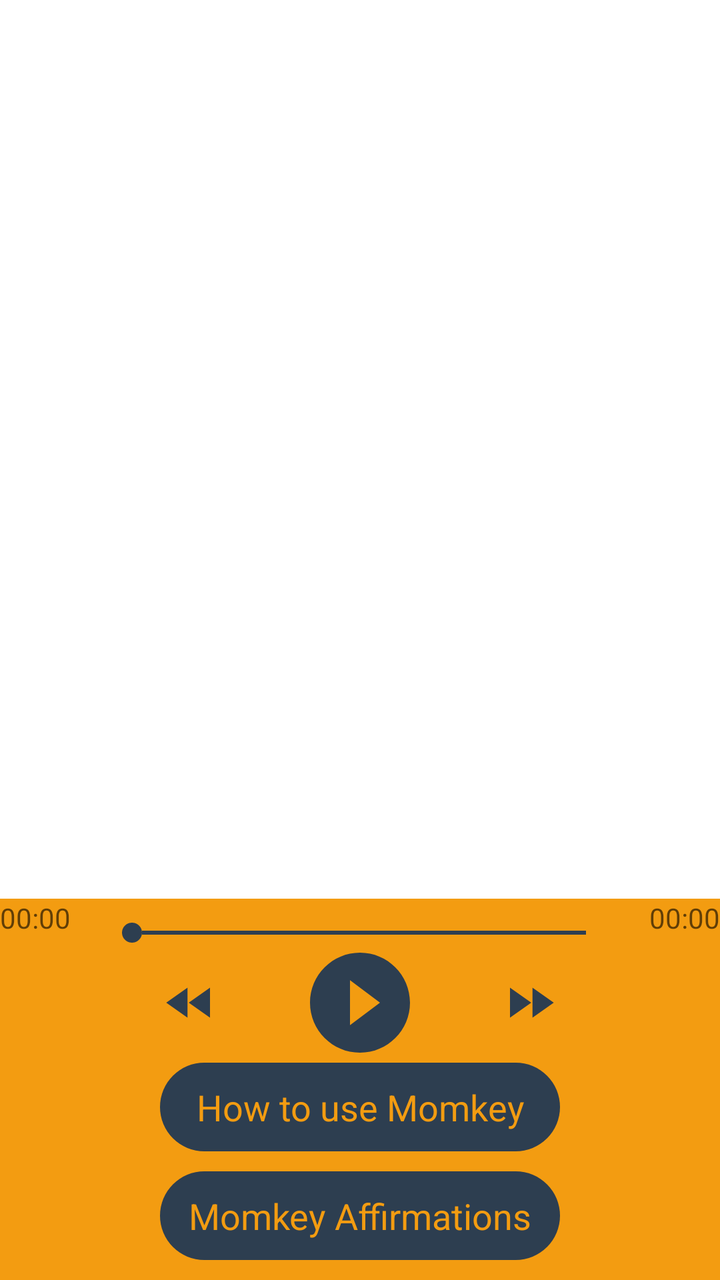
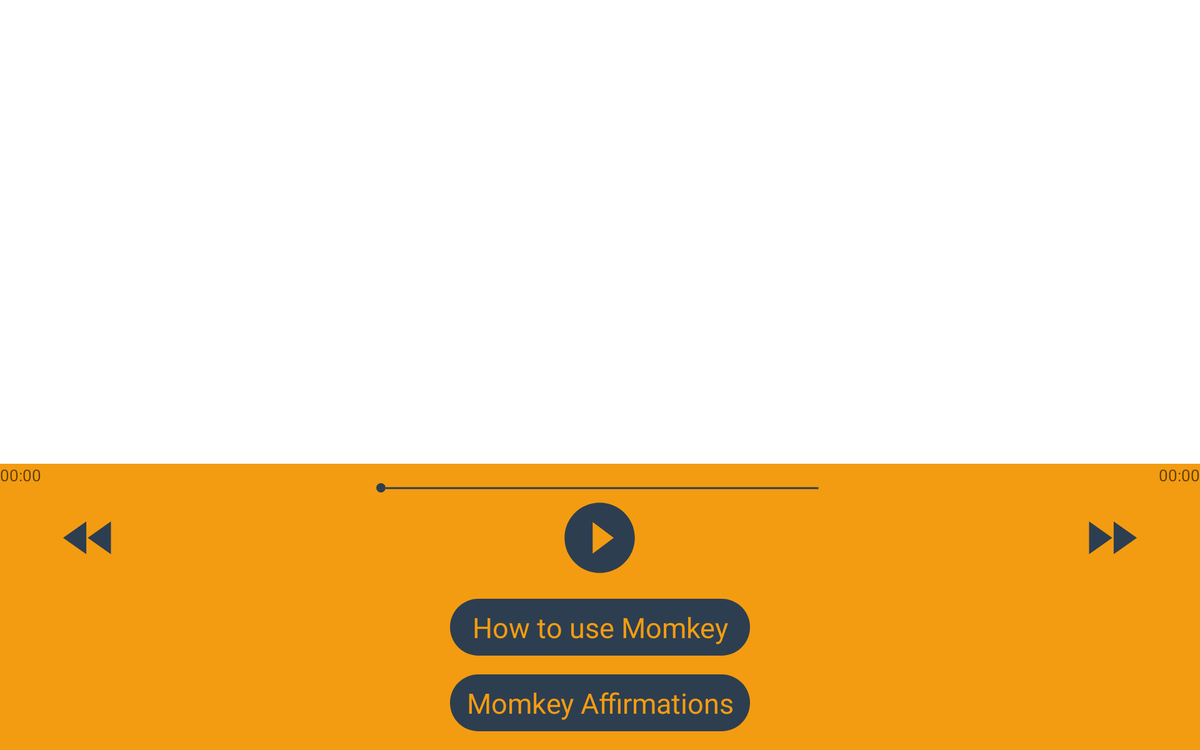

The same Android screen from two of the app's own layout files: first res/layout/ as a phone draws it, then the repository's variant for another configuration, drawn on a device whose configuration selects that folder. Both files follow.
<!-- AndroidManifest.xml: application theme AppTheme -->
<!-- res/layout/listen_fragment.xml -->
<?xml version="1.0" encoding="utf-8"?>
<RelativeLayout xmlns:android="http://schemas.android.com/apk/res/android"
    android:orientation="vertical" android:layout_width="match_parent"
    android:background="#fff"
    android:layout_height="match_parent">

    <RelativeLayout
        android:id="@+id/control"
        android:layout_width="match_parent"
        android:layout_height="wrap_content"
        android:background="@color/main_color"

        android:layout_alignParentBottom="true"
      >

<SeekBar
    android:id="@+id/seekBarDuration"
    android:layout_width="@dimen/seekbar_width"
    android:layout_height="wrap_content"
    android:progressDrawable="@drawable/progress_drawable"
    android:thumb="@drawable/thumb_drawable"
    android:layout_marginTop="@dimen/seekbar_marginTop"
    android:layout_alignParentTop="true"
    android:layout_centerHorizontal="true" />

        <RelativeLayout
            android:layout_width="match_parent"
            android:layout_height="wrap_content"
            android:layout_below="@+id/seekBarDuration"
            android:id="@+id/relativeLayout">
            <Button
                android:id="@+id/buttonPlay"
                android:layout_width="@dimen/floating_button"
                android:layout_height="@dimen/floating_button"
                android:layout_centerHorizontal="true"
                android:background="@drawable/play"
                android:layout_centerVertical="true"
                />
            <Button
                android:id="@+id/buttonBack"
                android:layout_width="@dimen/button_music"
                android:layout_height="@dimen/button_music"
                android:background="@drawable/back"
                android:layout_marginStart="@dimen/control_music_margin"
                android:layout_alignTop="@+id/buttonPlay"
                android:layout_alignParentStart="true"
                android:layout_centerVertical="true"
                />

            <Button
                android:id="@+id/buttonNext"
                android:layout_width="@dimen/button_music"
                android:layout_height="@dimen/button_music"
                android:background="@drawable/next"
                android:layout_alignTop="@+id/buttonPlay"
                android:layout_alignParentEnd="true"
                android:layout_marginEnd="@dimen/control_music_margin"
                android:layout_centerVertical="true"
                />


        </RelativeLayout>



        <TextView
            android:layout_width="@dimen/button_width"
            android:layout_height="wrap_content"
            android:text="How to use Momkey"
            android:textSize="@dimen/sound_name"
            android:id="@+id/buttonHowYoUse"
            android:textColor="@color/main_color"
            android:background="@drawable/textviewshape"
            android:padding="@dimen/vutton_pading"
            android:textAlignment="center"
            android:layout_below="@+id/relativeLayout"
            android:layout_centerHorizontal="true"

            />

        <TextView
            android:layout_width="@dimen/button_width"
            android:layout_height="wrap_content"
            android:text="Momkey Affirmations"
            android:id="@+id/textViewAff"
            android:textSize="@dimen/sound_name"
            android:textColor="@color/main_color"
            android:background="@drawable/textviewshape"
            android:padding="@dimen/vutton_pading"
            android:textAlignment="center"
            android:layout_below="@+id/buttonHowYoUse"
            android:layout_alignLeft="@+id/buttonHowYoUse"
            android:layout_alignStart="@+id/buttonHowYoUse"
            android:layout_marginTop="@dimen/vutton_margin"
            android:layout_marginBottom="@dimen/vutton_margin"
            />

        <TextView
            android:layout_width="wrap_content"
            android:layout_height="wrap_content"
            android:hint="00:00"
            android:id="@+id/textViewStart"
            android:layout_alignParentTop="true"
            android:layout_alignParentStart="true" />


        <TextView
            android:layout_width="wrap_content"
            android:layout_height="wrap_content"
            android:hint="00:00"
            android:id="@+id/textViewTimeEnd"
            android:layout_alignParentTop="true"
            android:layout_alignParentEnd="true" />

    </RelativeLayout>

    <ListView
        android:id="@+id/listView"
        android:layout_width="match_parent"
        android:layout_height="match_parent"
        android:background="#fff"
        android:layout_marginLeft="@dimen/matgin_recording_bottom"
        android:layout_marginTop="@dimen/matgin_recording_bottom"
        android:layout_above="@+id/control" />

</RelativeLayout>
<!-- resources referenced by this layout -->
<resources>
  <color name="main_color">#f39c11 </color>
  <dimen name="button_music">30dp</dimen>
  <dimen name="button_width">200dp</dimen>
  <dimen name="control_music_margin">80dp</dimen>
  <dimen name="floating_button">60dp</dimen>
  <dimen name="matgin_recording_bottom">7dp</dimen>
  <dimen name="seekbar_marginTop">12dp</dimen>
  <dimen name="seekbar_width">260dp</dimen>
  <dimen name="sound_name">18dp</dimen>
  <dimen name="vutton_margin">10dp</dimen>
  <dimen name="vutton_pading">10dp</dimen>
  <!-- drawable back (drawable) -->
  <vector xmlns:android="http://schemas.android.com/apk/res/android"
          android:width="24dp"
          android:height="24dp"
          android:viewportWidth="24.0"
          android:viewportHeight="24.0">
      <path
          android:fillColor="@color/button_music"
          android:pathData="M11,18L11,6l-8.5,6 8.5,6zM11.5,12l8.5,6L20,6l-8.5,6z"/>
  </vector>
  <!-- drawable next (drawable) -->
  <vector xmlns:android="http://schemas.android.com/apk/res/android"
          android:width="24dp"
          android:height="24dp"
          android:viewportWidth="24.0"
          android:viewportHeight="24.0">
      <path
          android:fillColor="@color/button_music"
          android:pathData="M4,18l8.5,-6L4,6v12zM13,6v12l8.5,-6L13,6z"/>
  </vector>
  <!-- drawable play (drawable) -->
  <vector xmlns:android="http://schemas.android.com/apk/res/android"
          android:width="24dp"
          android:height="24dp"
          android:viewportWidth="24.0"
          android:viewportHeight="24.0">
      <path
          android:fillColor="@color/button_music"
          android:pathData="M12,2C6.48,2 2,6.48 2,12s4.48,10 10,10 10,-4.48 10,-10S17.52,2 12,2zM10,16.5v-9l6,4.5 -6,4.5z"/>
  </vector>
  <!-- drawable progress_drawable (drawable) -->
  <?xml version="1.0" encoding="UTF-8"?>
      <shape android:shape="line" xmlns:android="http://schemas.android.com/apk/res/android">
  
      <size android:height="1dp"/>
  
      <gradient android:startColor="@color/button_music" android:endColor="@color/button_music" android:centerColor="@color/button_music" android:angle="0"/>
  
      <corners android:radius="0dp"/>
  
      <stroke android:color="@color/button_music" android:width="2dp"/>
  
      <stroke android:color="@color/button_music" android:width="2dp"/>
  
  </shape>
  <!-- drawable textviewshape (drawable) -->
  <?xml version="1.0" encoding="utf-8"?>
  <layer-list xmlns:android="http://schemas.android.com/apk/res/android">
  
      <item android:id="@android:id/background">
          <shape>
              <corners android:radius="50dp" />
              <solid android:color="@color/button_music"/>
  
          </shape>
      </item>
  </layer-list>
  <!-- drawable thumb_drawable (drawable) -->
  <?xml version="1.0" encoding="UTF-8"?>
      <shape android:shape="oval" xmlns:android="http://schemas.android.com/apk/res/android">
  
      <gradient android:startColor="@color/button_music" android:endColor="@color/button_music" android:angle="270"/>
  
      <size android:width="10dp" android:height="10dp"/>
  
  </shape>
  <style name="AppTheme" parent="Theme.AppCompat.Light.NoActionBar">
          
          <item name="colorPrimary">@color/colorPrimary</item>
          <item name="colorPrimaryDark">@color/colorPrimaryDark</item>
          <item name="colorAccent">@color/colorAccent</item>
      </style>
  <color name="button_music">#2d3e50 </color>
  <color name="colorPrimary">#3F51B5</color>
  <color name="colorPrimaryDark">#303F9F</color>
  <color name="colorAccent">#FF4081</color>
</resources>
<!-- res/layout-sw720dp-land/listen_fragment.xml (the repository's variant of the layout above) -->
<!-- drawn on a large tablet held sideways -->
<?xml version="1.0" encoding="utf-8"?>
<RelativeLayout xmlns:android="http://schemas.android.com/apk/res/android"
    android:orientation="vertical" android:layout_width="match_parent"
    android:background="#fff"
    android:layout_height="match_parent">
    <ListView
        android:id="@+id/listView"
        android:layout_width="match_parent"
        android:layout_height="match_parent"
        android:background="#fff"
        android:layout_marginLeft="@dimen/matgin_recording_bottom"
        android:layout_marginTop="@dimen/matgin_recording_bottom"
        android:layout_above="@+id/relativeLayout5"
        android:layout_alignParentTop="true" />
    <RelativeLayout
        android:layout_width="match_parent"
        android:layout_height="wrap_content"
        android:background="@color/main_color"

        android:layout_alignParentBottom="true"
        android:layout_alignEnd="@+id/listView"
        android:id="@+id/relativeLayout5">

<SeekBar
    android:id="@+id/seekBarDuration"
    android:layout_width="500dp"
    android:layout_height="wrap_content"
    android:progressDrawable="@drawable/progress_drawable"
    android:thumb="@drawable/thumb_drawable"
    android:layout_marginTop="@dimen/seekbar_marginTop"
    android:layout_alignParentTop="true"
    android:layout_centerHorizontal="true" />

        <RelativeLayout
            android:layout_width="match_parent"
            android:layout_height="wrap_content"
            android:layout_below="@+id/seekBarDuration"
            android:layout_alignParentStart="true"
            android:id="@+id/relativeLayout">
            <Button
                android:id="@+id/buttonPlay"
                android:layout_width="@dimen/floating_button"
                android:layout_height="@dimen/floating_button"
                android:layout_centerHorizontal="true"
                android:background="@drawable/play"
                android:layout_centerVertical="true"
                />
            <Button
                android:id="@+id/buttonBack"
                android:layout_width="@dimen/button_music"
                android:layout_height="@dimen/button_music"
                android:background="@drawable/back"
                android:layout_marginStart="@dimen/control_music_margin"
                android:layout_alignTop="@+id/buttonPlay"
                android:layout_alignParentStart="true"
                android:layout_centerVertical="true"
                />

            <Button
                android:id="@+id/buttonNext"
                android:layout_width="@dimen/button_music"
                android:layout_height="@dimen/button_music"
                android:background="@drawable/next"
                android:layout_alignTop="@+id/buttonPlay"
                android:layout_alignParentEnd="true"
                android:layout_marginEnd="@dimen/control_music_margin"
                android:layout_centerVertical="true"
                />


        </RelativeLayout>



        <TextView
            android:layout_width="@dimen/button_width"
            android:layout_height="wrap_content"
            android:text="How to use Momkey"
            android:textSize="@dimen/sound_name"
            android:id="@+id/buttonHowYoUse"
            android:textColor="@color/main_color"
            android:background="@drawable/textviewshape"
            android:padding="@dimen/vutton_pading"
            android:textAlignment="center"
            android:layout_centerVertical="true"
            android:layout_centerHorizontal="true"
            android:layout_below="@id/relativeLayout"
            android:layout_marginTop="@dimen/vutton_margin"
            />

        <TextView
            android:layout_width="@dimen/button_width"
            android:layout_height="wrap_content"
            android:text="Momkey Affirmations"
            android:id="@+id/textViewAff"
            android:textSize="@dimen/sound_name"
            android:textColor="@color/main_color"
            android:background="@drawable/textviewshape"
            android:layout_below="@+id/buttonHowYoUse"
            android:layout_alignEnd="@+id/buttonHowYoUse"
            android:padding="@dimen/vutton_pading"
            android:layout_marginBottom="@dimen/vutton_margin"
            android:layout_marginTop="@dimen/vutton_margin"
            android:textAlignment="center"
            />

        <TextView
            android:layout_width="wrap_content"
            android:layout_height="wrap_content"
            android:hint="00:00"
            android:id="@+id/textViewStart"
            android:layout_alignParentTop="true"
            android:layout_alignParentStart="true"
            android:textSize="17dp"
            />


        <TextView
            android:layout_width="wrap_content"
            android:layout_height="wrap_content"
            android:hint="00:00"
            android:id="@+id/textViewTimeEnd"
            android:layout_alignParentTop="true"
            android:layout_alignParentEnd="true"
            android:textSize="17dp"
            />

    </RelativeLayout>



</RelativeLayout>
<!-- resources referenced by the variant -->
<!-- as a large tablet held sideways resolves them -->
<resources>
  <color name="main_color">#f39c11 </color>
  <!-- from res/values-sw720dp/ -->
  <dimen name="button_music">70dp</dimen>
  <!-- from res/values-sw720dp/ -->
  <dimen name="button_width">320dp</dimen>
  <!-- from res/values-sw720dp/ -->
  <dimen name="control_music_margin">60dp</dimen>
  <!-- from res/values-sw720dp/ -->
  <dimen name="floating_button">90dp</dimen>
  <!-- from res/values-sw720dp/ -->
  <dimen name="matgin_recording_bottom">17dp</dimen>
  <!-- from res/values-sw720dp/ -->
  <dimen name="seekbar_marginTop">18dp</dimen>
  <!-- from res/values-sw720dp/ -->
  <dimen name="sound_name">30dp</dimen>
  <!-- from res/values-sw720dp/ -->
  <dimen name="vutton_margin">20dp</dimen>
  <!-- from res/values-sw720dp/ -->
  <dimen name="vutton_pading">10dp</dimen>
  <!-- drawable back (drawable) -->
  <vector xmlns:android="http://schemas.android.com/apk/res/android"
          android:width="24dp"
          android:height="24dp"
          android:viewportWidth="24.0"
          android:viewportHeight="24.0">
      <path
          android:fillColor="@color/button_music"
          android:pathData="M11,18L11,6l-8.5,6 8.5,6zM11.5,12l8.5,6L20,6l-8.5,6z"/>
  </vector>
  <!-- drawable next (drawable) -->
  <vector xmlns:android="http://schemas.android.com/apk/res/android"
          android:width="24dp"
          android:height="24dp"
          android:viewportWidth="24.0"
          android:viewportHeight="24.0">
      <path
          android:fillColor="@color/button_music"
          android:pathData="M4,18l8.5,-6L4,6v12zM13,6v12l8.5,-6L13,6z"/>
  </vector>
  <!-- drawable play (drawable) -->
  <vector xmlns:android="http://schemas.android.com/apk/res/android"
          android:width="24dp"
          android:height="24dp"
          android:viewportWidth="24.0"
          android:viewportHeight="24.0">
      <path
          android:fillColor="@color/button_music"
          android:pathData="M12,2C6.48,2 2,6.48 2,12s4.48,10 10,10 10,-4.48 10,-10S17.52,2 12,2zM10,16.5v-9l6,4.5 -6,4.5z"/>
  </vector>
  <!-- drawable progress_drawable (drawable) -->
  <?xml version="1.0" encoding="UTF-8"?>
      <shape android:shape="line" xmlns:android="http://schemas.android.com/apk/res/android">
  
      <size android:height="1dp"/>
  
      <gradient android:startColor="@color/button_music" android:endColor="@color/button_music" android:centerColor="@color/button_music" android:angle="0"/>
  
      <corners android:radius="0dp"/>
  
      <stroke android:color="@color/button_music" android:width="2dp"/>
  
      <stroke android:color="@color/button_music" android:width="2dp"/>
  
  </shape>
  <!-- drawable textviewshape (drawable) -->
  <?xml version="1.0" encoding="utf-8"?>
  <layer-list xmlns:android="http://schemas.android.com/apk/res/android">
  
      <item android:id="@android:id/background">
          <shape>
              <corners android:radius="50dp" />
              <solid android:color="@color/button_music"/>
  
          </shape>
      </item>
  </layer-list>
  <!-- drawable thumb_drawable (drawable) -->
  <?xml version="1.0" encoding="UTF-8"?>
      <shape android:shape="oval" xmlns:android="http://schemas.android.com/apk/res/android">
  
      <gradient android:startColor="@color/button_music" android:endColor="@color/button_music" android:angle="270"/>
  
      <size android:width="10dp" android:height="10dp"/>
  
  </shape>
  <style name="AppTheme" parent="Theme.AppCompat.Light.NoActionBar">
          
          <item name="colorPrimary">@color/colorPrimary</item>
          <item name="colorPrimaryDark">@color/colorPrimaryDark</item>
          <item name="colorAccent">@color/colorAccent</item>
      </style>
  <color name="button_music">#2d3e50 </color>
  <color name="colorPrimary">#3F51B5</color>
  <color name="colorPrimaryDark">#303F9F</color>
  <color name="colorAccent">#FF4081</color>
</resources>
